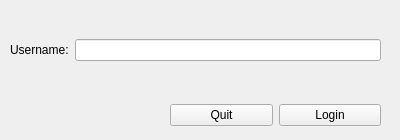
<?xml version="1.0" encoding="UTF-8"?>
<ui version="4.0">
 <class>LoginDialog</class>
 <widget class="QWidget" name="LoginDialog">
  <property name="windowModality">
   <enum>Qt::WindowModal</enum>
  </property>
  <property name="geometry">
   <rect>
    <x>0</x>
    <y>0</y>
    <width>400</width>
    <height>140</height>
   </rect>
  </property>
  <property name="windowTitle">
   <string>IRC Client - Login</string>
  </property>
  <widget class="QWidget" name="gridLayoutWidget">
   <property name="geometry">
    <rect>
     <x>10</x>
     <y>10</y>
     <width>371</width>
     <height>80</height>
    </rect>
   </property>
   <layout class="QGridLayout" name="gridLayout">
    <item row="0" column="0">
     <widget class="QLabel" name="label">
      <property name="text">
       <string>Username:</string>
      </property>
     </widget>
    </item>
    <item row="0" column="1">
     <widget class="QLineEdit" name="lineEdit_username">
      <property name="text">
       <string/>
      </property>
      <property name="maxLength">
       <number>30</number>
      </property>
      <property name="clearButtonEnabled">
       <bool>true</bool>
      </property>
     </widget>
    </item>
   </layout>
  </widget>
  <widget class="QWidget" name="horizontalLayoutWidget">
   <property name="geometry">
    <rect>
     <x>170</x>
     <y>100</y>
     <width>211</width>
     <height>31</height>
    </rect>
   </property>
   <layout class="QHBoxLayout" name="horizontalLayout">
    <item>
     <widget class="QPushButton" name="button_quit">
      <property name="text">
       <string>Quit</string>
      </property>
     </widget>
    </item>
    <item>
     <widget class="QPushButton" name="button_login">
      <property name="text">
       <string>Login</string>
      </property>
     </widget>
    </item>
   </layout>
  </widget>
 </widget>
 <resources/>
 <connections>
  <connection>
   <sender>lineEdit_username</sender>
   <signal>returnPressed()</signal>
   <receiver>button_login</receiver>
   <slot>click()</slot>
   <hints>
    <hint type="sourcelabel">
     <x>234</x>
     <y>49</y>
    </hint>
    <hint type="destinationlabel">
     <x>329</x>
     <y>115</y>
    </hint>
   </hints>
  </connection>
 </connections>
</ui>
